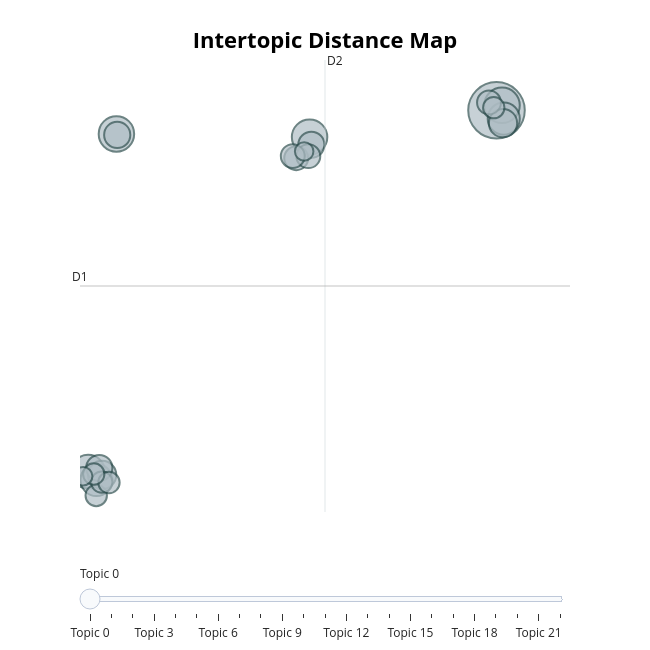

Notebook code for this chart:
### Code cell
# run this cell to visualize the topics
fig = topic_model.visualize_topics()
fig.write_html("outputs/bertopic_topics.html")
fig

### Figure 1 — Plotly figure (JSON) as saved in the notebook; plotly's stock layout.template omitted (floating-point values rounded to 4 significant figures)
{"data": [{"customdata": [[0, "world | people | new | years | american", 28], [1, "america | american | people | americans | tonight", 11], [2, "new | america | americans | american | people", 11], [3, "government | work | public | congress | great", 11], [4, "states | united | british | war | great", 10], [5, "world | nations | soviet | peace | nation", 9], [6, "government | law | states | united | gold", 9], [7, "federal | national | public | government | congress", 7], [8, "states | government | united | constitution | congress", 7], [9, "government | states | year | united | congress", 6], [10, "people | tax | america | federal | work", 6], [11, "states | public | government | present | united", 6], [12, "world | economic | nations | program | federal", 5], [13, "government | states | public | united | subject", 5], [14, "mexico | states | united | texas | government", 5], [15, "bank | public | states | country | government", 5], [16, "states | government | united | constitution | congress", 4], [17, "world | free | war | great | nations", 4], [18, "states | government | united | congress | year", 4], [19, "information | provision | public | united | proper", 4], [20, "treaty | united | states | spain | year", 4], [21, "states | public | war | great | constitution", 3], [22, "states | people | emancipation | shall | union", 3]], "hovertemplate": "<b>Topic %{customdata[0]}</b><br>%{customdata[1]}<br>Size: %{customdata[2]}", "legendgroup": "", "marker": {"color": "#B0BEC5", "line": {"color": "DarkSlateGrey", "width": 2}, "size": [28, 11, 11, 11, 10, 9, 9, 7, 7, 6, 6, 6, 5, 5, 5, 5, 4, 4, 4, 4, 4, 3, 3], "sizemode": "area", "sizeref": 0.0175, "symbol": "circle"}, "mode": "markers", "name": "", "orientation": "v", "showlegend": false, "type": "scatter", "x": [27.15, 27.49, 3.397, 15.47, 1.624, 27.6, 2.151, 27.55, 2.504, 2.326, 3.447, 15.58, 26.68, 14.63, 15.39, 14.42, 2.135, 26.97, 2.48, 2.93, 1.98, 15.13, 1.319], "xaxis": "x", "y": [13.67, 13.92, 12.49, 12.34, -4.31, 13.26, -4.724, 13.03, -4.471, -4.129, 12.45, 11.96, 14.06, 11.29, 11.39, 11.39, -5.491, 13.8, -4.827, -4.85, -4.427, 11.62, -4.538], "yaxis": "y"}], "layout": {"annotations": [{"showarrow": false, "text": "D1", "x": 1.121, "y": 4.929, "yshift": 10}, {"showarrow": false, "text": "D2", "x": 16.43, "xshift": 10, "y": 16.17}], "height": 650, "hoverlabel": {"bgcolor": "white", "font": {"family": "Rockwell", "size": 16}}, "legend": {"itemsizing": "constant", "tracegroupgap": 0}, "margin": {"t": 60}, "shapes": [{"line": {"color": "#CFD8DC", "width": 2}, "type": "line", "x0": 16.43, "x1": 16.43, "y0": -6.315, "y1": 16.17}, {"line": {"color": "#9E9E9E", "width": 2}, "type": "line", "x0": 1.121, "x1": 31.74, "y0": 4.929, "y1": 4.929}], "sliders": [{"active": 0, "pad": {"t": 50}, "steps": [{"args": [{"marker.color": [["red", "#B0BEC5", "#B0BEC5", "#B0BEC5", "#B0BEC5", "#B0BEC5", "#B0BEC5", "#B0BEC5", "#B0BEC5", "#B0BEC5", "#B0BEC5", "#B0BEC5", "#B0BEC5", "#B0BEC5", "#B0BEC5", "#B0BEC5", "#B0BEC5", "#B0BEC5", "#B0BEC5", "#B0BEC5", "#B0BEC5", "#B0BEC5", "#B0BEC5"]]}], "label": "Topic 0", "method": "update"}, {"args": [{"marker.color": [["#B0BEC5", "red", "#B0BEC5", "#B0BEC5", "#B0BEC5", "#B0BEC5", "#B0BEC5", "#B0BEC5", "#B0BEC5", "#B0BEC5", "#B0BEC5", "#B0BEC5", "#B0BEC5", "#B0BEC5", "#B0BEC5", "#B0BEC5", "#B0BEC5", "#B0BEC5", "#B0BEC5", "#B0BEC5", "#B0BEC5", "#B0BEC5", "#B0BEC5"]]}], "label": "Topic 1", "method": "update"}, {"args": [{"marker.color": [["#B0BEC5", "#B0BEC5", "red", "#B0BEC5", "#B0BEC5", "#B0BEC5", "#B0BEC5", "#B0BEC5", "#B0BEC5", "#B0BEC5", "#B0BEC5", "#B0BEC5", "#B0BEC5", "#B0BEC5", "#B0BEC5", "#B0BEC5", "#B0BEC5", "#B0BEC5", "#B0BEC5", "#B0BEC5", "#B0BEC5", "#B0BEC5", "#B0BEC5"]]}], "label": "Topic 2", "method": "update"}, {"args": [{"marker.color": [["#B0BEC5", "#B0BEC5", "#B0BEC5", "red", "#B0BEC5", "#B0BEC5", "#B0BEC5", "#B0BEC5", "#B0BEC5", "#B0BEC5", "#B0BEC5", "#B0BEC5", "#B0BEC5", "#B0BEC5", "#B0BEC5", "#B0BEC5", "#B0BEC5", "#B0BEC5", "#B0BEC5", "#B0BEC5", "#B0BEC5", "#B0BEC5", "#B0BEC5"]]}], "label": "Topic 3", "method": "update"}, {"args": [{"marker.color": [["#B0BEC5", "#B0BEC5", "#B0BEC5", "#B0BEC5", "red", "#B0BEC5", "#B0BEC5", "#B0BEC5", "#B0BEC5", "#B0BEC5", "#B0BEC5", "#B0BEC5", "#B0BEC5", "#B0BEC5", "#B0BEC5", "#B0BEC5", "#B0BEC5", "#B0BEC5", "#B0BEC5", "#B0BEC5", "#B0BEC5", "#B0BEC5", "#B0BEC5"]]}], "label": "Topic 4", "method": "update"}, {"args": [{"marker.color": [["#B0BEC5", "#B0BEC5", "#B0BEC5", "#B0BEC5", "#B0BEC5", "red", "#B0BEC5", "#B0BEC5", "#B0BEC5", "#B0BEC5", "#B0BEC5", "#B0BEC5", "#B0BEC5", "#B0BEC5", "#B0BEC5", "#B0BEC5", "#B0BEC5", "#B0BEC5", "#B0BEC5", "#B0BEC5", "#B0BEC5", "#B0BEC5", "#B0BEC5"]]}], "label": "Topic 5", "method": "update"}, {"args": [{"marker.color": [["#B0BEC5", "#B0BEC5", "#B0BEC5", "#B0BEC5", "#B0BEC5", "#B0BEC5", "red", "#B0BEC5", "#B0BEC5", "#B0BEC5", "#B0BEC5", "#B0BEC5", "#B0BEC5", "#B0BEC5", "#B0BEC5", "#B0BEC5", "#B0BEC5", "#B0BEC5", "#B0BEC5", "#B0BEC5", "#B0BEC5", "#B0BEC5", "#B0BEC5"]]}], "label": "Topic 6", "method": "update"}, {"args": [{"marker.color": [["#B0BEC5", "#B0BEC5", "#B0BEC5", "#B0BEC5", "#B0BEC5", "#B0BEC5", "#B0BEC5", "red", "#B0BEC5", "#B0BEC5", "#B0BEC5", "#B0BEC5", "#B0BEC5", "#B0BEC5", "#B0BEC5", "#B0BEC5", "#B0BEC5", "#B0BEC5", "#B0BEC5", "#B0BEC5", "#B0BEC5", "#B0BEC5", "#B0BEC5"]]}], "label": "Topic 7", "method": "update"}, {"args": [{"marker.color": [["#B0BEC5", "#B0BEC5", "#B0BEC5", "#B0BEC5", "#B0BEC5", "#B0BEC5", "#B0BEC5", "#B0BEC5", "red", "#B0BEC5", "#B0BEC5", "#B0BEC5", "#B0BEC5", "#B0BEC5", "#B0BEC5", "#B0BEC5", "#B0BEC5", "#B0BEC5", "#B0BEC5", "#B0BEC5", "#B0BEC5", "#B0BEC5", "#B0BEC5"]]}], "label": "Topic 8", "method": "update"}, {"args": [{"marker.color": [["#B0BEC5", "#B0BEC5", "#B0BEC5", "#B0BEC5", "#B0BEC5", "#B0BEC5", "#B0BEC5", "#B0BEC5", "#B0BEC5", "red", "#B0BEC5", "#B0BEC5", "#B0BEC5", "#B0BEC5", "#B0BEC5", "#B0BEC5", "#B0BEC5", "#B0BEC5", "#B0BEC5", "#B0BEC5", "#B0BEC5", "#B0BEC5", "#B0BEC5"]]}], "label": "Topic 9", "method": "update"}, {"args": [{"marker.color": [["#B0BEC5", "#B0BEC5", "#B0BEC5", "#B0BEC5", "#B0BEC5", "#B0BEC5", "#B0BEC5", "#B0BEC5", "#B0BEC5", "#B0BEC5", "red", "#B0BEC5", "#B0BEC5", "#B0BEC5", "#B0BEC5", "#B0BEC5", "#B0BEC5", "#B0BEC5", "#B0BEC5", "#B0BEC5", "#B0BEC5", "#B0BEC5", "#B0BEC5"]]}], "label": "Topic 10", "method": "update"}, {"args": [{"marker.color": [["#B0BEC5", "#B0BEC5", "#B0BEC5", "#B0BEC5", "#B0BEC5", "#B0BEC5", "#B0BEC5", "#B0BEC5", "#B0BEC5", "#B0BEC5", "#B0BEC5", "red", "#B0BEC5", "#B0BEC5", "#B0BEC5", "#B0BEC5", "#B0BEC5", "#B0BEC5", "#B0BEC5", "#B0BEC5", "#B0BEC5", "#B0BEC5", "#B0BEC5"]]}], "label": "Topic 11", "method": "update"}, {"args": [{"marker.color": [["#B0BEC5", "#B0BEC5", "#B0BEC5", "#B0BEC5", "#B0BEC5", "#B0BEC5", "#B0BEC5", "#B0BEC5", "#B0BEC5", "#B0BEC5", "#B0BEC5", "#B0BEC5", "red", "#B0BEC5", "#B0BEC5", "#B0BEC5", "#B0BEC5", "#B0BEC5", "#B0BEC5", "#B0BEC5", "#B0BEC5", "#B0BEC5", "#B0BEC5"]]}], "label": "Topic 12", "method": "update"}, {"args": [{"marker.color": [["#B0BEC5", "#B0BEC5", "#B0BEC5", "#B0BEC5", "#B0BEC5", "#B0BEC5", "#B0BEC5", "#B0BEC5", "#B0BEC5", "#B0BEC5", "#B0BEC5", "#B0BEC5", "#B0BEC5", "red", "#B0BEC5", "#B0BEC5", "#B0BEC5", "#B0BEC5", "#B0BEC5", "#B0BEC5", "#B0BEC5", "#B0BEC5", "#B0BEC5"]]}], "label": "Topic 13", "method": "update"}, {"args": [{"marker.color": [["#B0BEC5", "#B0BEC5", "#B0BEC5", "#B0BEC5", "#B0BEC5", "#B0BEC5", "#B0BEC5", "#B0BEC5", "#B0BEC5", "#B0BEC5", "#B0BEC5", "#B0BEC5", "#B0BEC5", "#B0BEC5", "red", "#B0BEC5", "#B0BEC5", "#B0BEC5", "#B0BEC5", "#B0BEC5", "#B0BEC5", "#B0BEC5", "#B0BEC5"]]}], "label": "Topic 14", "method": "update"}, {"args": [{"marker.color": [["#B0BEC5", "#B0BEC5", "#B0BEC5", "#B0BEC5", "#B0BEC5", "#B0BEC5", "#B0BEC5", "#B0BEC5", "#B0BEC5", "#B0BEC5", "#B0BEC5", "#B0BEC5", "#B0BEC5", "#B0BEC5", "#B0BEC5", "red", "#B0BEC5", "#B0BEC5", "#B0BEC5", "#B0BEC5", "#B0BEC5", "#B0BEC5", "#B0BEC5"]]}], "label": "Topic 15", "method": "update"}, {"args": [{"marker.color": [["#B0BEC5", "#B0BEC5", "#B0BEC5", "#B0BEC5", "#B0BEC5", "#B0BEC5", "#B0BEC5", "#B0BEC5", "#B0BEC5", "#B0BEC5", "#B0BEC5", "#B0BEC5", "#B0BEC5", "#B0BEC5", "#B0BEC5", "#B0BEC5", "red", "#B0BEC5", "#B0BEC5", "#B0BEC5", "#B0BEC5", "#B0BEC5", "#B0BEC5"]]}], "label": "Topic 16", "method": "update"}, {"args": [{"marker.color": [["#B0BEC5", "#B0BEC5", "#B0BEC5", "#B0BEC5", "#B0BEC5", "#B0BEC5", "#B0BEC5", "#B0BEC5", "#B0BEC5", "#B0BEC5", "#B0BEC5", "#B0BEC5", "#B0BEC5", "#B0BEC5", "#B0BEC5", "#B0BEC5", "#B0BEC5", "red", "#B0BEC5", "#B0BEC5", "#B0BEC5", "#B0BEC5", "#B0BEC5"]]}], "label": "Topic 17", "method": "update"}, {"args": [{"marker.color": [["#B0BEC5", "#B0BEC5", "#B0BEC5", "#B0BEC5", "#B0BEC5", "#B0BEC5", "#B0BEC5", "#B0BEC5", "#B0BEC5", "#B0BEC5", "#B0BEC5", "#B0BEC5", "#B0BEC5", "#B0BEC5", "#B0BEC5", "#B0BEC5", "#B0BEC5", "#B0BEC5", "red", "#B0BEC5", "#B0BEC5", "#B0BEC5", "#B0BEC5"]]}], "label": "Topic 18", "method": "update"}, {"args": [{"marker.color": [["#B0BEC5", "#B0BEC5", "#B0BEC5", "#B0BEC5", "#B0BEC5", "#B0BEC5", "#B0BEC5", "#B0BEC5", "#B0BEC5", "#B0BEC5", "#B0BEC5", "#B0BEC5", "#B0BEC5", "#B0BEC5", "#B0BEC5", "#B0BEC5", "#B0BEC5", "#B0BEC5", "#B0BEC5", "red", "#B0BEC5", "#B0BEC5", "#B0BEC5"]]}], "label": "Topic 19", "method": "update"}, {"args": [{"marker.color": [["#B0BEC5", "#B0BEC5", "#B0BEC5", "#B0BEC5", "#B0BEC5", "#B0BEC5", "#B0BEC5", "#B0BEC5", "#B0BEC5", "#B0BEC5", "#B0BEC5", "#B0BEC5", "#B0BEC5", "#B0BEC5", "#B0BEC5", "#B0BEC5", "#B0BEC5", "#B0BEC5", "#B0BEC5", "#B0BEC5", "red", "#B0BEC5", "#B0BEC5"]]}], "label": "Topic 20", "method": "update"}, {"args": [{"marker.color": [["#B0BEC5", "#B0BEC5", "#B0BEC5", "#B0BEC5", "#B0BEC5", "#B0BEC5", "#B0BEC5", "#B0BEC5", "#B0BEC5", "#B0BEC5", "#B0BEC5", "#B0BEC5", "#B0BEC5", "#B0BEC5", "#B0BEC5", "#B0BEC5", "#B0BEC5", "#B0BEC5", "#B0BEC5", "#B0BEC5", "#B0BEC5", "red", "#B0BEC5"]]}], "label": "Topic 21", "method": "update"}, {"args": [{"marker.color": [["#B0BEC5", "#B0BEC5", "#B0BEC5", "#B0BEC5", "#B0BEC5", "#B0BEC5", "#B0BEC5", "#B0BEC5", "#B0BEC5", "#B0BEC5", "#B0BEC5", "#B0BEC5", "#B0BEC5", "#B0BEC5", "#B0BEC5", "#B0BEC5", "#B0BEC5", "#B0BEC5", "#B0BEC5", "#B0BEC5", "#B0BEC5", "#B0BEC5", "red"]]}], "label": "Topic 22", "method": "update"}]}], "title": {"font": {"color": "Black", "size": 22}, "text": "<b>Intertopic Distance Map</b>", "x": 0.5, "xanchor": "center", "y": 0.95, "yanchor": "top"}, "width": 650, "xaxis": {"anchor": "y", "domain": [0, 1], "range": [1.121, 31.74], "title": {"text": ""}, "visible": false}, "yaxis": {"anchor": "x", "domain": [0, 1], "range": [-6.315, 16.17], "title": {"text": ""}, "visible": false}}}
